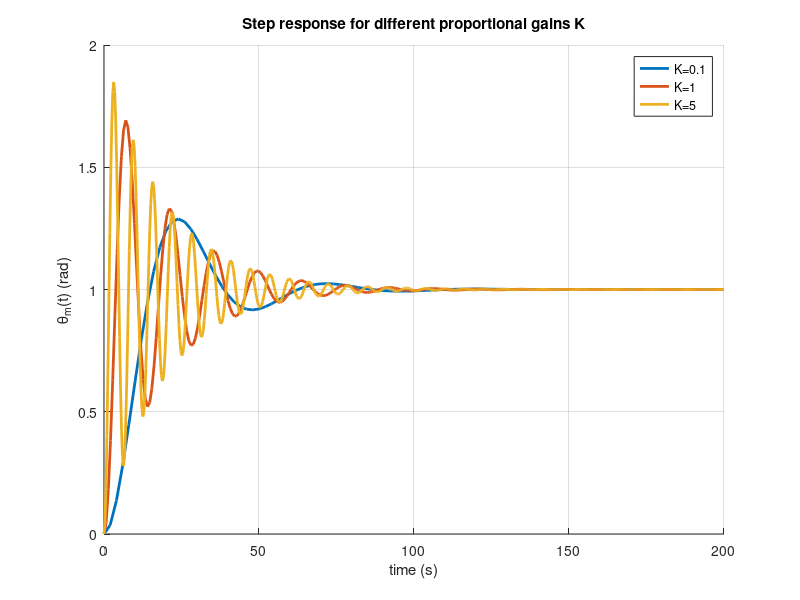
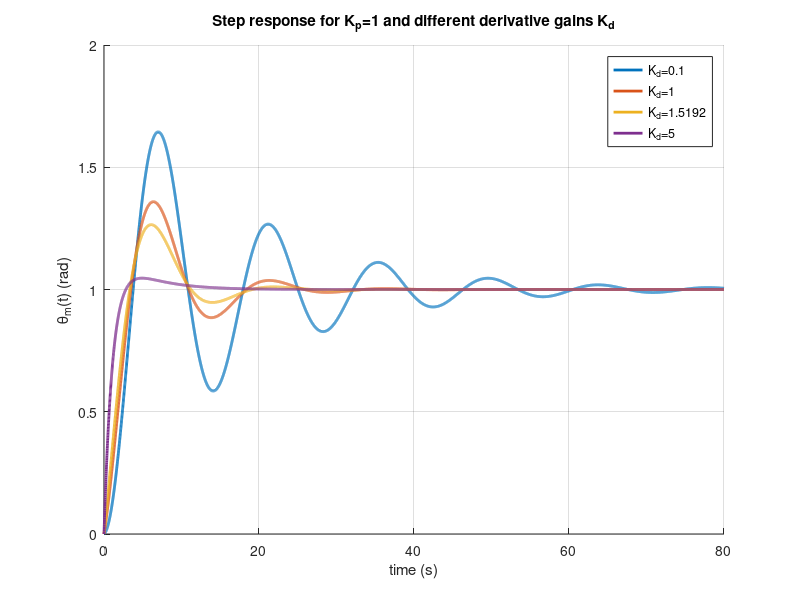

The MATLAB source for these figures, in order:
%%%%%%%%%%%%%%%%%%%%%%%%%%%%%%%%%%%%%%%%%%%%%%%%%%%%%%%%%%%%%%%%%%%
%%%%%%% MAE143B Spring 2025, Problem Session 3, Problem 1 %%%%%%%%%
%%%%%%%%%%%%%%%%%%%%%%%%%%%%%%%%%%%%%%%%%%%%%%%%%%%%%%%%%%%%%%%%%%%
clear; clc; close all;

% Setting up the plant model
c = 0.2; J = 1; b = 0.104;
G_theta = tf(c,[J b 0]); 

% simple check of our tf derivation
feedback(2*G_theta,1) % closed-loop tf for K=1

%% Part (a): Proportional Control
% Plot the step response for different gains
figure; hold on; grid on; 

for K = [.1 1 5]
    G_p = tf(K,1);
    H = feedback(G_p*G_theta,1); % closed-loop tf for our K
    [y,t] = step(H);
    plot(t,y,'LineWidth',2); 
end

title('Step response for different proportional gains K')
xlabel('time (s)'); ylabel('\theta_m(t) (rad)')
legend('K=0.1','K=1','K=5')


%% Part (c): Proportional-Derivative Control
% Plot the step response for different gains
figure; hold on; grid on; t = 0:.01:80;
Kp = 1;
for Kd = [.1 1 1.5192 5]
    G_pd = tf([Kd Kp],1);
    H = feedback(G_pd*G_theta,1); % closed-loop tf for our K
    y = step(H,t);
    plot(t,y,'LineWidth',2); 
end

title('Step response for K_p=1 and different derivative gains K_d')
xlabel('time (s)'); ylabel('\theta_m(t) (rad)')
legend('K_d=0.1','K_d=1','K_d=1.5192','K_d=5')





